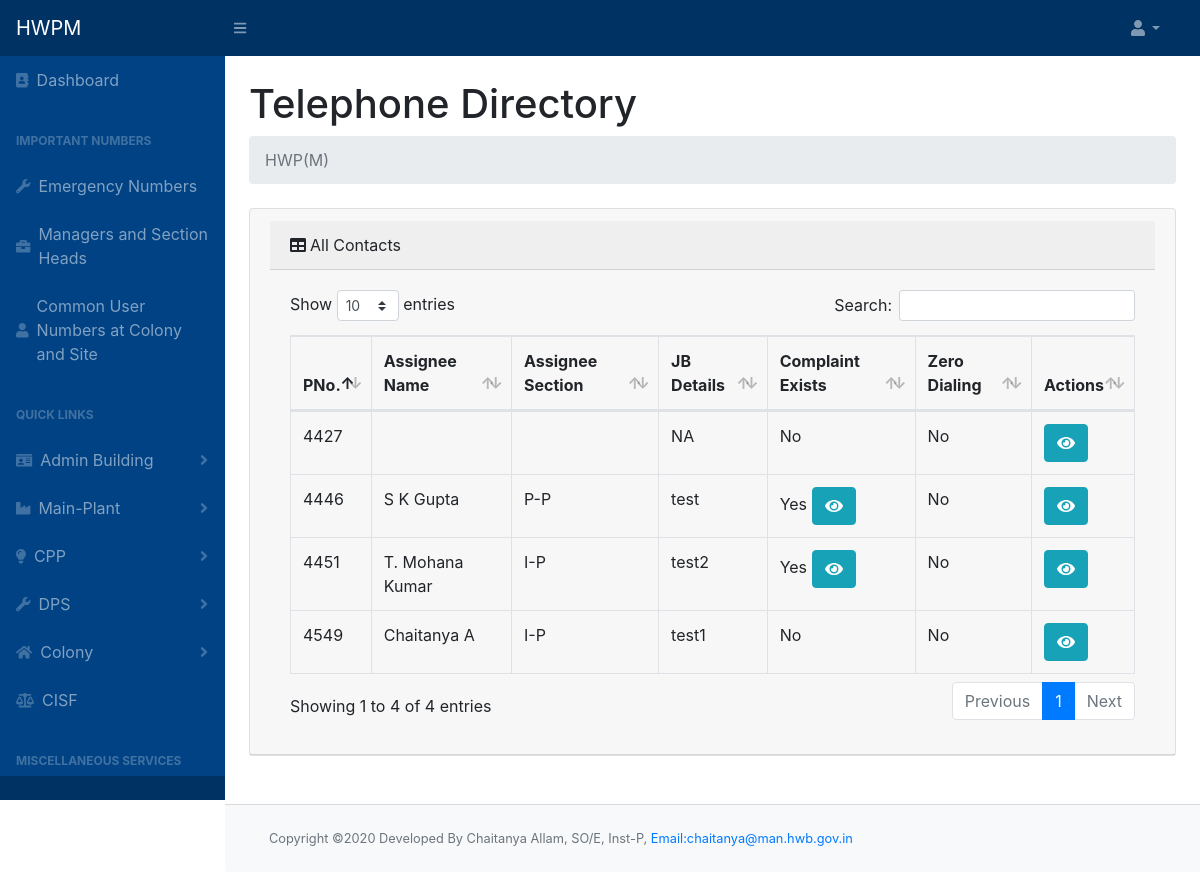
Screenshot of /teleadmin.php with the database file from the repository.
### tables this page shows
CREATE TABLE `phone_master` (
  `pno` int(10) NOT NULL,
  `parallel_pno` int(10) NOT NULL,
  `callerid_phone` int(10) NOT NULL,
  `wireless_phone` int(10) NOT NULL,
  `zero_dialing` int(10) NOT NULL,
  `jbdetails` text NOT NULL,
  `complaint_flag` tinyint(1) NOT NULL DEFAULT 0,
  `icno` int(10) NOT NULL,
  `off` tinyint(1) NOT NULL,
  `res` tinyint(1) NOT NULL,
  `emergency` tinyint(1) NOT NULL,
  `cat1` int(11) NOT NULL,
  `cat2` int(11) NOT NULL,
  `cat3` int(11) NOT NULL,
  `cat4` int(11) NOT NULL
);

CREATE TABLE `employee` (
  `icno` int(10) NOT NULL,
  `name` varchar(50) NOT NULL,
  `designation` varchar(50) NOT NULL,
  `section` varchar(50) NOT NULL,
  `pno` int(20) NOT NULL,
  `email` varchar(100) NOT NULL,
  `mobile` int(20) NOT NULL
);

### teleadmin.php (the view, shortened to what this page needs)
<!DOCTYPE html>
<html lang="en">
<?php include "header.php";
?>
<div id="layoutSidenav_content">
    <main>
        <div class="container-fluid">
            <h1 class="mt-4">Telephone Directory </h1>
            <ol class="breadcrumb mb-4">
                <li class="breadcrumb-item active">HWP(M)</li>
            </ol>
            <div class="card mb-4">
                <div class="card-header">
                    <div class="card-header"><i class="fas fa-table mr-1"></i>All Contacts</div>
                    <div class="card-body">
                        <div class="table-responsive table-hover">
                            <table class="table table-bordered" id="dataTable" width="100%" cellspacing="0">
                                <thead>
                                    <tr>
                                        <th>PNo.</th>
                                        <th>Assignee Name</th>
                                        <th>Assignee Section</th>
                                        <th>JB Details</th>
                                        <th>Complaint Exists</th>
                                        <th>Zero Dialing</th>
                                        <th>Actions</th>
                                    </tr>
                                </thead>
                                <tbody>
                                    <?php
                                    $query = $conn->query("SELECT * FROM `phone_master`");
                                    while ($row = $query->fetch_assoc()) {
                                        echo "<tr>";
                                    ?>
                                        <td>
                                            <?php echo $row['pno'] ?>
                                        </td>
                                        <td><?php
                                            $query_string2 = "SELECT * FROM employee where `icno`='" . $row['icno'] . "'";
                                            $query2 = $conn->query($query_string2);
                                            if ($query2->num_rows > 0) {
                                                $row2 = $query2->fetch_assoc();
                                                echo $row2['name'];
                                            }
                                            ?></td>
                                        <td><?php if (isset($row2))
                                                echo $row2['section']; ?></td>
                                        <td><?php echo $row['jbdetails'] ?></td>
                                        <td><?php if ($row['complaint_flag'] == 1) {
                                                echo "Yes"; ?>
                                                <button type="button" class="btn btn-info" data-toggle="modal" data-target="#Complaint_Modal" id="viewComplaint" data-id="<?php echo $row['pno'] ?>"><i class="fa fa-eye"></i></button>
                                            <?php } else
                                                echo "No";
                                            ?>
                                        </td>
                                        <td>
                                            <?php if ($row['zero_dialing'] == 1)
                                                echo "Yes";
                                            else
                                                echo "No";
                                            ?>
                                        </td>
                                        <td>
                                            <button type="button" class="btn btn-info" data-toggle="modal" data-target="#myModalview" id="getUser" data-id="<?php echo $row['pno'] ?>"><i class="fa fa-eye"></i></button>
                                        </td>
                                    <?php
                                        echo "</tr>";
                                    } ?>
                                </tbody>
                            </table>
                        </div>
                    </div>
                </div>
            </div>
        </div>
    </main>
    <br>
    <footer class="py-4 bg-light mt-auto card-footer">
        <div class="container-fluid">
            <div class="d-flex align-items-center justify-content-between small">
                <div class="text-muted">Copyright &copy;2020 Developed By Chaitanya Allam, SO/E, Inst-P, <a href="mailto:chaitanya@man.hwb.gov.in" style="font-size:0.8rem">Email:chaitanya@man.hwb.gov.in</a></div>
            </div>
        </div>
    </footer>
</div>
<?php include "footer.php" ?>

### rows the page displays
phone_master: pno "4427", jbdetails "NA", complaint_flag "No", zero_dialing "No"
phone_master: pno "4446", employee.name "S K Gupta", employee.section "P-P", jbdetails "test", zero_dialing "No"
phone_master: pno "4451", employee.name "T. Mohana Kumar", employee.section "I-P", jbdetails "test2", zero_dialing "No"
phone_master: pno "4549", employee.name "Chaitanya A", employee.section "I-P", jbdetails "test1", complaint_flag "No", zero_dialing "No"
